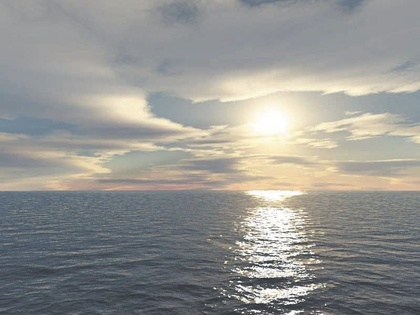
%> input picture projet/traitement_image/enonce/source.jpg, 420 x 315 px, shrunk from 800 x 600 before the run, given in place of source.png, which was not available
$ octave loadimages.m   (GNU Octave 9; MATLAB toolbox functions it lacks are replaced by stand-ins)
%> lines starting %> are read from the running program, lines starting %| are printed output that depends on the picture; pictures that were not available may be replaced by others from this repository, and a replacement may not be noted
### projet/traitement_image/impl_octave/im_lin_color_trans.m
% -*- octave -*-

function res = im_lin_color_trans(img, mat)

product = zeros(size(img));
res = zeros(size(img));
for i = 1:3
  for j = 1:3
    product(:, :, j) = mat(i, j) .* img(:, :, j);
  endfor
  res(:, :, i) = sum(product, 3);
endfor

### projet/traitement_image/impl_octave/lms2lAB.m
% -*- octave -*-

function lAB = lms2lAB(lms)

epsilon = 1e-10;

mat = diag([1/sqrt(3) 1/sqrt(6) 1/sqrt(2)]) * ...
      [ 1  1  1;
        1  1 -2;
        1 -1 0 ];

lAB = im_lin_color_trans(log(lms + epsilon), mat);

### projet/traitement_image/impl_octave/rgb2lms.m
% -*- octave -*-

function lms = rgb2lms(rgb)

mat = [.3811 .5783 .0402;
       .1967 .7244 .0782;
       .0241 .1288 .8444];

lms = im_lin_color_trans(rgb, mat);

### projet/traitement_image/impl_octave/loadimages.m
% -*- octave -*-

src = imread ("source.png");
%> src is the input picture: size 315x420x3 uint8; mean R, G, B 148.9, 148.8, 145.3
src = im2double(src);
%> src: size 315x420x3 double
tgt = imread ("target.png");
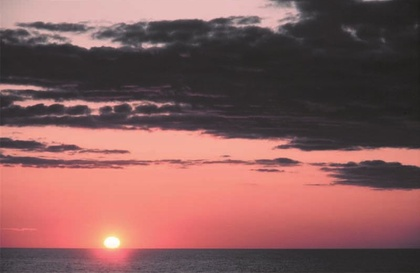
%> input picture projet/traitement_image/enonce/target.jpg, 420 x 273 px, shrunk from 800 x 520 before the run, given in place of target.png, which was not available
%> tgt is the input picture: size 273x420x3 uint8; mean R, G, B 134.6, 91.2, 90.3
tgt = im2double(tgt);
%> tgt: size 273x420x3 double

src_lms = rgb2lms(src);
src_lAB = lms2lAB(src_lms);
%> after the loop in im_lin_color_trans (call 2), `for i = 1:3`:
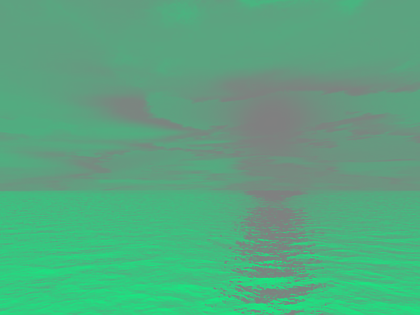
%> product: size 315x420x3 double; mean R, G, B -0.417, 0.416, 0; drawn with min black and max white
%> after the loop in im_lin_color_trans (call 2), `for i = 1:3`:
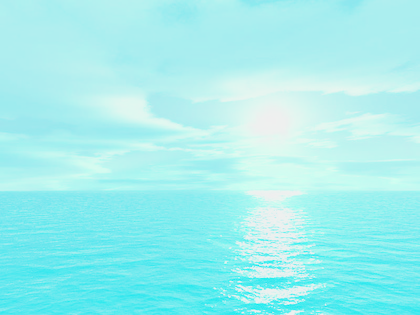
%> res: size 315x420x3 double; mean R, G, B -1.02, 0.00461, -0.00117; drawn with min black and max white
tgt_lms = rgb2lms(tgt);
%> after the loop in im_lin_color_trans (call 3), `for i = 1:3`:
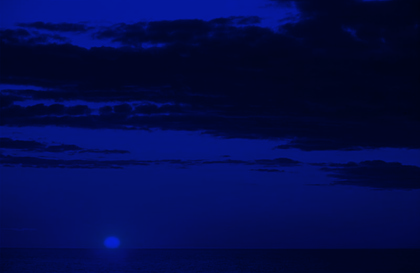
%> product: size 273x420x3 double; mean R, G, B 0.0127, 0.0461, 0.299
%> after the loop in im_lin_color_trans (call 3), `for i = 1:3`:
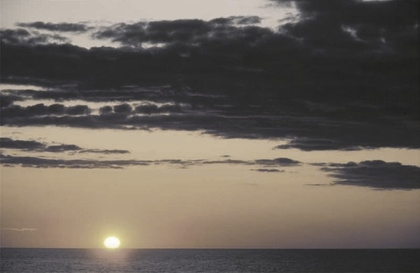
%> res: size 273x420x3 double; mean R, G, B 0.422, 0.391, 0.358
tgt_lAB = lms2lAB(tgt_lms);
%> after the loop in im_lin_color_trans (call 4), `for i = 1:3`:
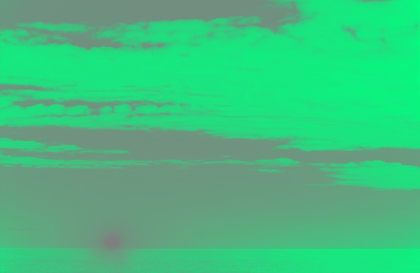
%> product: size 273x420x3 double; mean R, G, B -0.735, 0.777, 0; drawn with min black and max white
%> after the loop in im_lin_color_trans (call 4), `for i = 1:3`:
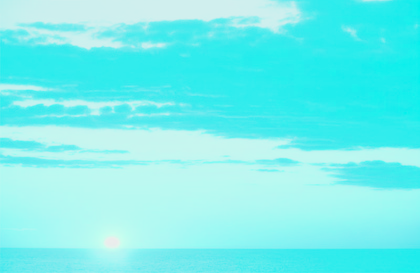
%> res: size 273x420x3 double; mean R, G, B -1.9, 0.0687, 0.0416; drawn with min black and max white
